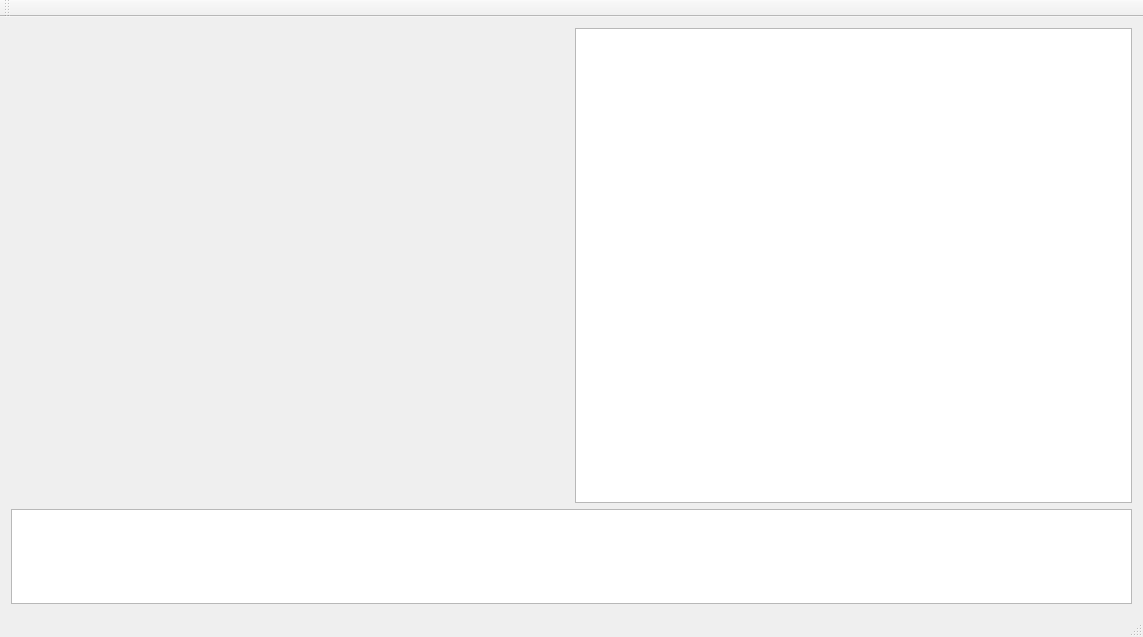
<?xml version="1.0" encoding="UTF-8"?>
<ui version="4.0">
 <class>MainWindow</class>
 <widget class="QMainWindow" name="MainWindow">
  <property name="geometry">
   <rect>
    <x>0</x>
    <y>0</y>
    <width>1143</width>
    <height>637</height>
   </rect>
  </property>
  <property name="windowTitle">
   <string>Rhea Emulator</string>
  </property>
  <widget class="QWidget" name="centralWidget">
   <layout class="QGridLayout" name="gridLayout_2" columnstretch="1">
    <item row="3" column="0">
     <layout class="QVBoxLayout" name="verticalLayout" stretch="10,2">
      <item>
       <layout class="QHBoxLayout" name="horizontalLayout" stretch="1,1">
        <item>
         <widget class="QLabel" name="lblOutput">
          <property name="text">
           <string/>
          </property>
          <property name="scaledContents">
           <bool>false</bool>
          </property>
         </widget>
        </item>
        <item>
         <widget class="QTextBrowser" name="txtOutput">
          <property name="font">
           <font>
            <family>Courier 10 Pitch</family>
            <pointsize>10</pointsize>
           </font>
          </property>
         </widget>
        </item>
       </layout>
      </item>
      <item>
       <widget class="QTextBrowser" name="txtStatus"/>
      </item>
     </layout>
    </item>
   </layout>
  </widget>
  <widget class="QMenuBar" name="menuBar">
   <property name="geometry">
    <rect>
     <x>0</x>
     <y>0</y>
     <width>1143</width>
     <height>28</height>
    </rect>
   </property>
  </widget>
  <widget class="QToolBar" name="mainToolBar">
   <attribute name="toolBarArea">
    <enum>TopToolBarArea</enum>
   </attribute>
   <attribute name="toolBarBreak">
    <bool>false</bool>
   </attribute>
  </widget>
  <widget class="QStatusBar" name="statusBar"/>
 </widget>
 <layoutdefault spacing="6" margin="11"/>
 <resources/>
 <connections/>
</ui>
